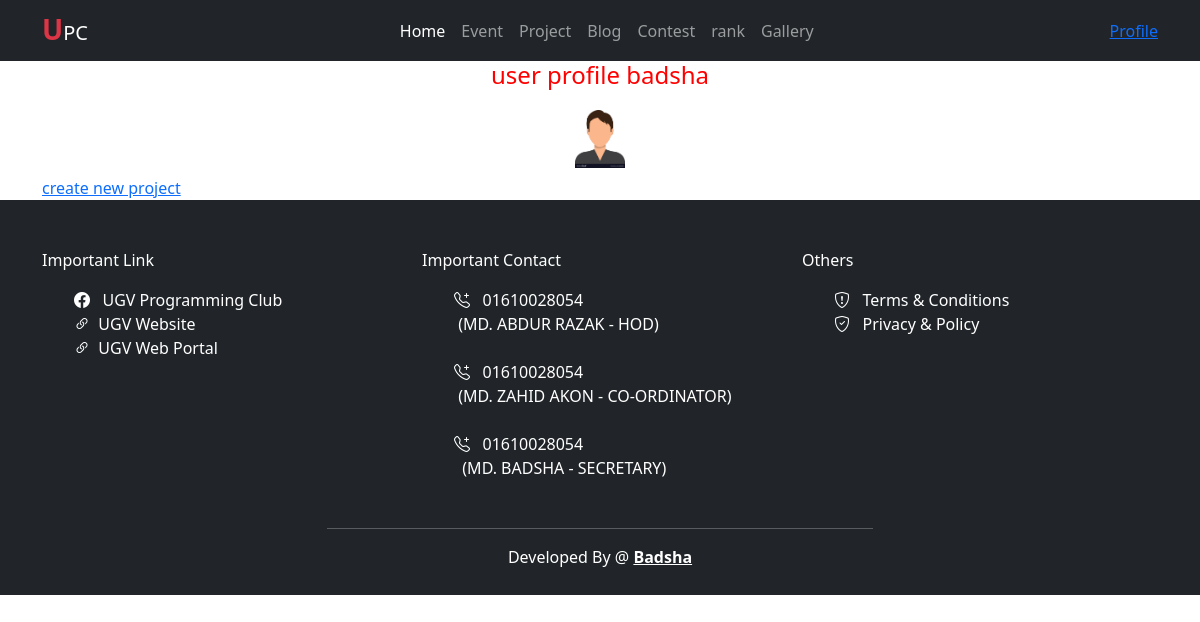
Screenshot of /auth/profile/badsha (signed in) with the database file from the repository.
### user_control/models.py (models this page shows, shortened)
class User(AbstractUser):
    user_type = models.CharField(max_length=10, choices=USERS_TYPE,blank=True)
    phone = models.CharField(max_length=15, blank=True)
    student_id = models.CharField(max_length=20,unique=True)
    semester = models.CharField(max_length=1, choices=SEMESTER, blank=True)
    section = models.CharField(max_length=5, blank=True)
    department = models.CharField(max_length=50, blank=True)
    created  = models.DateTimeField(auto_now_add=True,blank=True, null=True)
    def __str__(self):
        return f"{self.username} {self.semester}"
    class Meta:
        verbose_name = 'User Account'

class Profile(models.Model):
    user = models.OneToOneField(User, related_name='profile', on_delete=models.CASCADE)
    image = models.ImageField(upload_to='profile_images/',default = 'def.jpg',blank=True,null=True)
    dob = models.DateTimeField(blank=True,null=True)
    slug = models.SlugField(unique=True,max_length=255,blank=True)
    created = models.DateTimeField(auto_now_add=True)

### user_control/views.py (the view)
# urls.py: path('profile/<slug:slug>', views.user_profile_view,name='user_profile_view'),
def user_profile_view(request,slug=None):
    return render(request,'user_control/user_profile.html')

### templates/user_control/user_profile.html (shortened to what this page needs)
{% extends 'base/base.html' %}
{% load static %}
{% block css %}
<link rel="stylesheet" href="{% static '/custom_css/profile.css' %}">
{% endblock %}
{% block main %}
<section>
    <div class="container">
        <h4 class="text-center">
            user profile {{user}}
            <img  src="{{user.profile.image.url}}" alt="profile image" class="profile-image ">
        </h4>
        <div>
            <a href="{% url 'create_project' %} ">create new project</a>
        </div>
    </div>
</section>
{% endblock %}

### static/custom_css/profile.css (style rules this page uses)
h4 { color: red; }
.profile-image { width: 50px; display: block; margin: auto; padding-top: 20px; }

### rows the page displays
User: username+semester "badsha", profile.image (picture)
